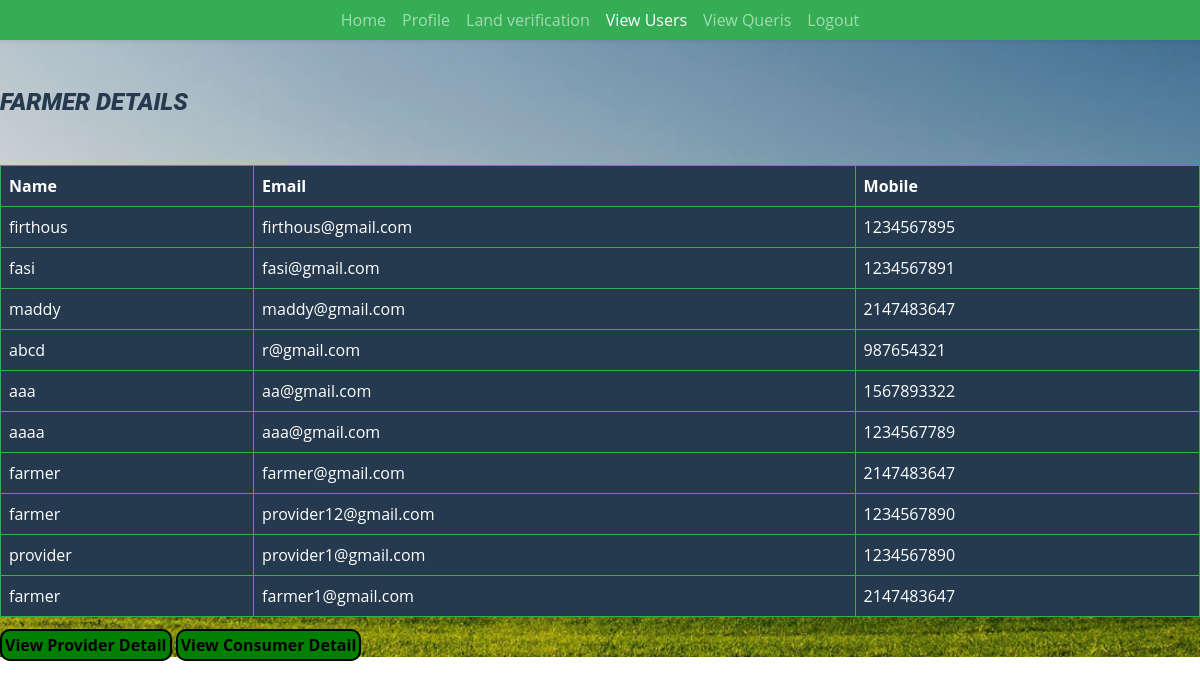
Screenshot of /FarmerDetail.php with the database file from the repository.
### tables this page shows
CREATE TABLE `users` (
  `id` int(50) NOT NULL,
  `Name` varchar(25) NOT NULL,
  `Email` varchar(50) NOT NULL,
  `Password` varchar(100) NOT NULL,
  `Mobile` int(10) NOT NULL,
  `Category` int(3) NOT NULL,
  `Image` varchar(100) NOT NULL
);

### FarmerDetail.php (the view, shortened to what this page needs)
<?php
include './includes/dbconfig.php';
?>
<!DOCTYPE html>
<html lang="en">
<head>
    <link href="css/bootstrap.min.css" rel="stylesheet">
        <link href="css/design.css" rel="stylesheet">
        <link rel="stylesheet" href="./css/log.css" />
</head>
<body style="background-image: url('./images/agriland.jpg');">
 <?php
 $select = mysqli_query($conn, "select * from users where Category=1");
 ?>
  <nav class="navbar navbar-expand-lg bg-primary navbar-dark shadow-sm py-3 py-lg-0 px-3 px-lg-5" id="home">
        <div class="collapse navbar-collapse" id="navbarCollapse">
            <div class="navbar-nav mx-auto py-0">
                <a href="Admin.php" class="nav-item nav-link ">Home</a>
                <a href="adminprofile.php" class="nav-item nav-link">Profile</a>
                <a href="landverify.php" class="nav-item nav-link">Land verification</a>
                <a href="FarmerDetail.php" class="nav-item nav-link active">View Users</a>
                <a href="Viewqueries.php" class="nav-item nav-link">View Queris</a>
                <a href="login.php" class="nav-item nav-link">Logout</a>
            </div>
        </div>
    </nav>
 <div class = "display-container">
 <div class="display"><br><br>
  <h4><b><i>FARMER DETAILS</i></b></h4>
 <table class="table table-dark table-hover table-bordered border-primary mt-5" id="product">
 <thead>
    <tr>
      <th scope="col">Name</th>
      <th scope="col">Email</th>
      <th scope="col">Mobile</th>
    </tr>
  </thead>
 <?php
 if(mysqli_num_rows($select)>0){
 while ($row = mysqli_fetch_assoc($select)) {
   ?>
 <tr>
 <td><?php echo $row['Name']; ?></td>
 <td><?php echo $row['Email']; ?></td>
 <td><?php echo $row['Mobile']; ?></td>
 </tr>
 <?php }}
 else{?>
     <tr><td colspan = "6">No Users </td></tr>
 <?php } ?>
 </table>
 <a href="ProviderDetail.php"  style="color:black; width: 150px; padding:3px; background-color:green; border-radius: 10px; border:2px solid black"><b>View Provider Detail</b></a>
 <a href="ConsumerDetail.php"  style="color:black; width: 150px; padding:3px; background-color:green; border-radius: 10px; border:2px solid black"><b>View Consumer Detail</b></a>
</div>
 </div>
</body>
</html>

### css/design.css (style rules this page uses)
:root { --primary: #0d0e0d; --secondary: #FF9933; --light: #F6FFF2; --dark: #263A4F; }

### css/log.css (style rules this page uses)
body { background-repeat: no-repeat; background-size: cover; }

### rows the page displays
users: Name "firthous", Email "firthous@gmail.com", Mobile "1234567895"
users: Name "fasi", Email "fasi@gmail.com", Mobile "1234567891"
users: Name "maddy", Email "maddy@gmail.com", Mobile "2147483647"
users: Name "abcd", Email "r@gmail.com", Mobile "987654321"
users: Name "aaa", Email "aa@gmail.com", Mobile "1567893322"
users: Name "aaaa", Email "aaa@gmail.com", Mobile "1234567789"
users: Name "farmer", Email "farmer@gmail.com", Mobile "2147483647"
users: Name "farmer", Email "provider12@gmail.com", Mobile "1234567890"
users: Name "provider", Email "provider1@gmail.com", Mobile "1234567890"
users: Name "farmer", Email "farmer1@gmail.com", Mobile "2147483647"
